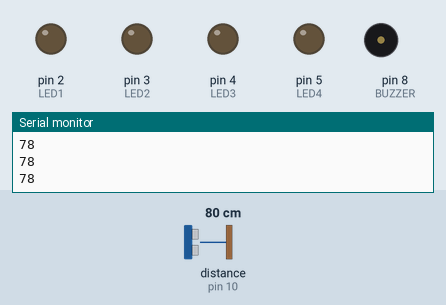
A sketch run on a simulated Arduino Uno, built with avr-gcc and run on an emulated ATmega328P. Shown: output pins drawn as LEDs (lit = HIGH), buzzer (waves = sounding, pin HIGH), the last lines printed to the serial monitor. Wiring (inferred from the names in the program): ultrasonic range finder: trigger pin 11; echo pin 10. The inputs (shaded band) are chosen by the test bench; at power-on: distance to the obstacle (sensor on pin 10) 80 cm. The echo pulse lasts 58.3 µs per cm; pins used as bus, display or sensor lines are not drawn.

Above: at 1.2 s.
1.3 s: distance to the obstacle (sensor on pin 10) set to 40 cm
2.8 s: distance to the obstacle (sensor on pin 10) set to 33 cm
At 3.5 s:
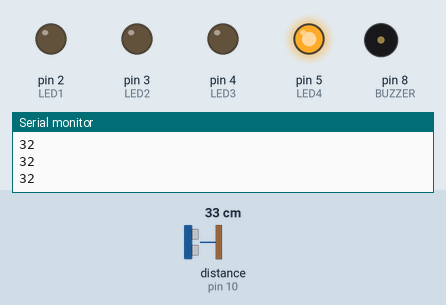
4.3 s: distance to the obstacle (sensor on pin 10) set to 31 cm
At 4.9 s:
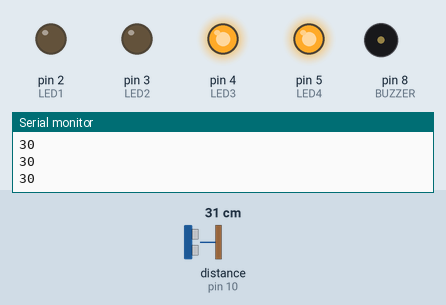
5.8 s: distance to the obstacle (sensor on pin 10) set to 24 cm
At 6.2 s:
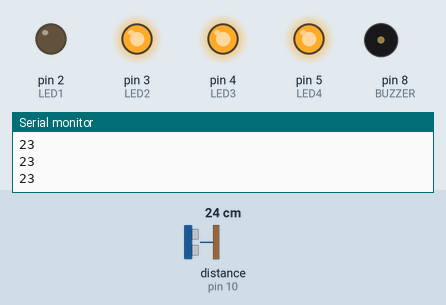
7.3 s: distance to the obstacle (sensor on pin 10) set to 2 cm
At 8.2 s:
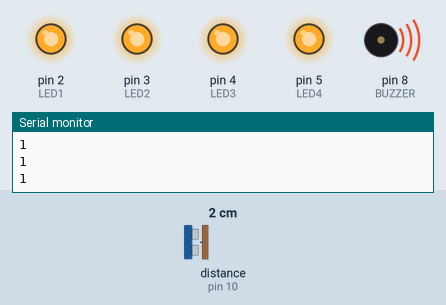
8.8 s: distance to the obstacle (sensor on pin 10) set to 35 cm
At 9.9 s:
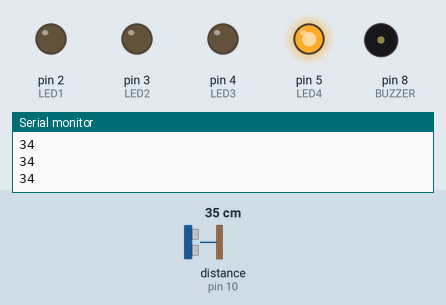
Timing chart, 0 to 11.3 s (numbered marks = the images above; inputs shaded):
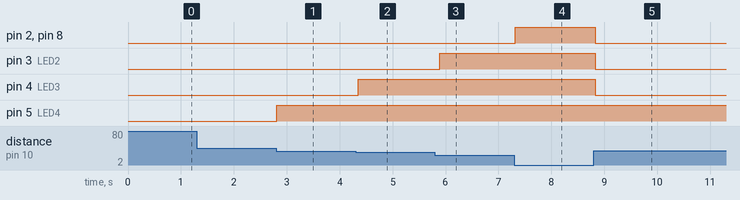

The sketch:

Ultrasonic_BUZZER_LED.ino
```cpp
#define trigPin 11
#define echoPin 10
#define LED1 2
#define LED2 3
#define LED3 4
#define LED4 5
#define BUZZER 8

long tempEcho;
int  distance ;

void setup() {

Serial.begin(9600) ;
pinMode(LED1,OUTPUT);
pinMode(LED2,OUTPUT);
pinMode(LED3,OUTPUT);
pinMode(LED4,OUTPUT);
pinMode(BUZZER,OUTPUT);
pinMode(trigPin, OUTPUT);
pinMode(echoPin, INPUT);

digitalWrite(LED1,LOW); digitalWrite(LED2,LOW);  //initialisation des LEDs
digitalWrite(LED3,LOW); digitalWrite(LED4,LOW);


}

void loop() {
digitalWrite(trigPin,LOW);
delayMicroseconds(2);
digitalWrite(trigPin,HIGH);
delayMicroseconds(10);
digitalWrite(trigPin,LOW) ;

tempEcho = pulseIn(echoPin,HIGH);   // temps d'impulsion
distance = tempEcho*0.034/2 ;
Serial.println(distance);

  if ( distance <22) {  digitalWrite(LED1,HIGH);digitalWrite(BUZZER,HIGH);}
            else     {  digitalWrite(LED1,LOW);digitalWrite(BUZZER,LOW); }
  if ( distance <27)    digitalWrite(LED2,HIGH);
            else        digitalWrite(LED2,LOW);
  if ( distance <32)    digitalWrite(LED3,HIGH);
            else        digitalWrite(LED3,LOW);
  if ( distance <37 )   digitalWrite(LED4,HIGH);
            else        digitalWrite(LED4,LOW);

delay(100);


}
```

Measured:
- the behaviour switches between 38 and 37 cm on distance to the obstacle (sensor on pin 10) (found by bisection; images 0 and 1)
- the behaviour switches between 33 and 32 cm on distance to the obstacle (sensor on pin 10) (found by bisection; images 1 and 2)
- the behaviour switches between 28 and 27 cm on distance to the obstacle (sensor on pin 10) (found by bisection; images 2 and 3)
- after the input at 2.8 s, pin 5 (LED4): LOW → HIGH at once
- after the input at 4.3 s, pin 4 (LED3): LOW → HIGH after 0.05 s
- after the input at 5.8 s, pin 3 (LED2): LOW → HIGH after 0.09 s
- after the input at 7.3 s, pin 2 (LED1), pin 8 (BUZZER): LOW → HIGH at once
- after the input at 8.8 s, pin 2 (LED1), pin 3 (LED2), pin 4 (LED3), pin 8 (BUZZER): HIGH → LOW at once
